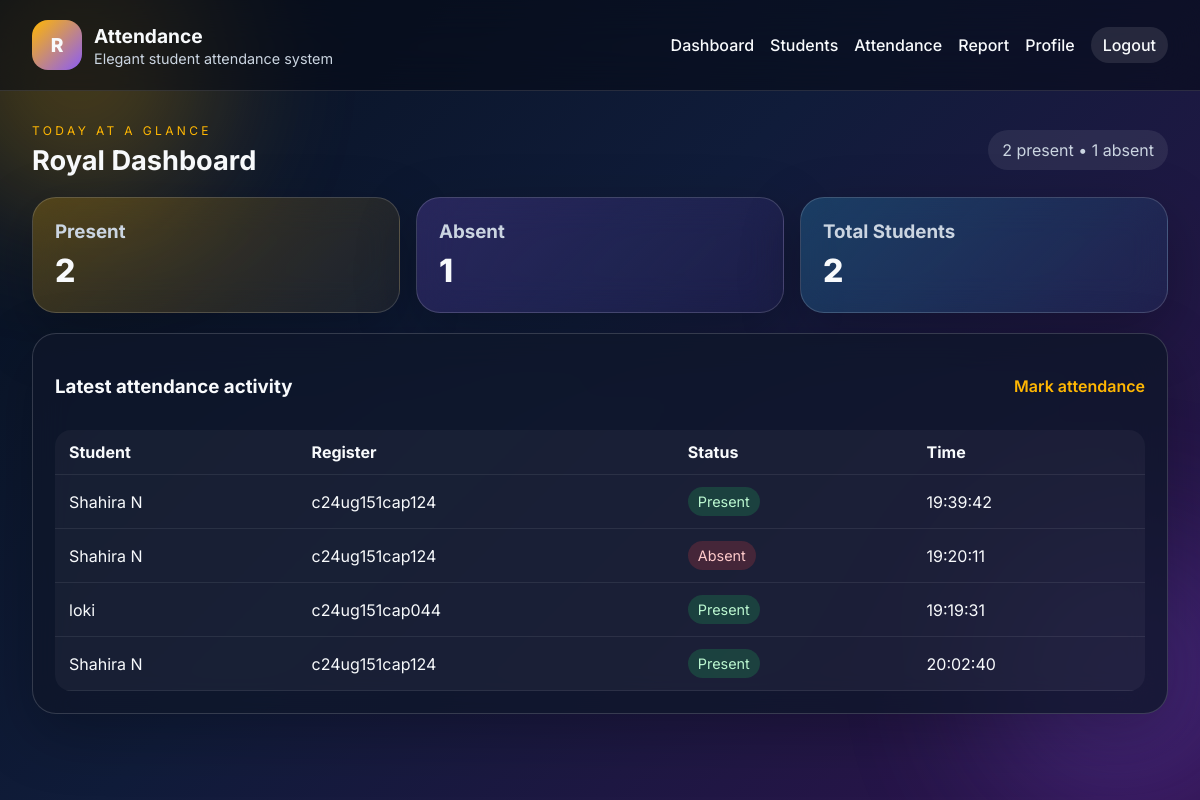
The page /dashboard (signed in) on the database as committed earlier.
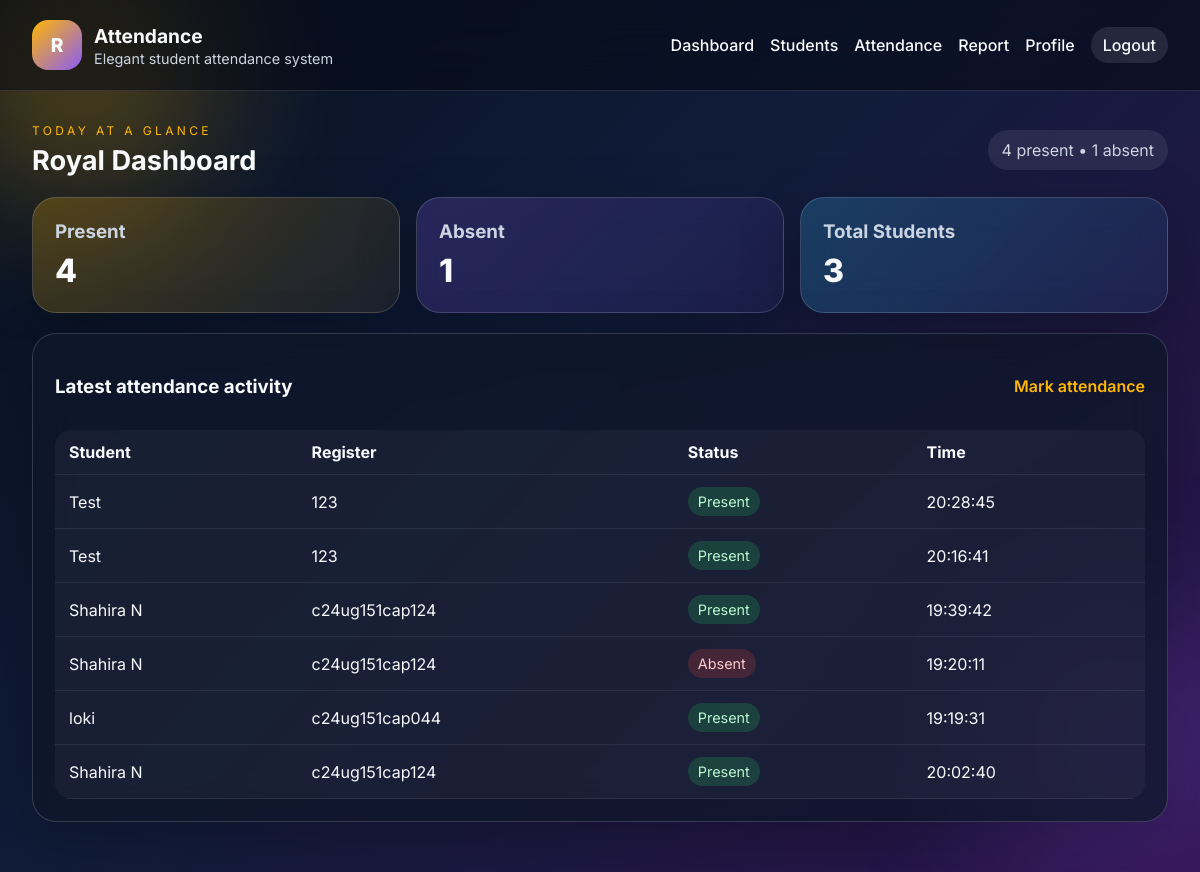
The same page on the database as committed later.
### tables this page shows
CREATE TABLE attendance (
            id INTEGER PRIMARY KEY AUTOINCREMENT,
            student_id INTEGER NOT NULL,
            attendance_date TEXT NOT NULL,
            status TEXT NOT NULL,
            marked_at TEXT NOT NULL,
            FOREIGN KEY (student_id) REFERENCES students (id)
        );

CREATE TABLE students (
            id INTEGER PRIMARY KEY AUTOINCREMENT,
            full_name TEXT NOT NULL,
            register_number TEXT NOT NULL UNIQUE,
            created_at TEXT NOT NULL DEFAULT CURRENT_TIMESTAMP
        );

### app.py (the view)
@app.route('/dashboard')
@login_required
def dashboard():
    stats = get_today_stats()
    recent = get_attendance_records(limit=8)
    return render_template('dashboard.html', stats=stats, recent=recent)

### attendance.py (called while the page is built)
def get_today_stats():
    conn = get_db_connection()
    today = datetime.now().strftime('%Y-%m-%d')
    present = conn.execute(
        'SELECT COUNT(*) as count FROM attendance WHERE attendance_date = ? AND status = ?',
        (today, 'present'),
    ).fetchone()[0]
    absent = conn.execute(
        'SELECT COUNT(*) as count FROM attendance WHERE attendance_date = ? AND status = ?',
        (today, 'absent'),
    ).fetchone()[0]
    total_students = conn.execute('SELECT COUNT(*) as count FROM students').fetchone()[0]
    conn.close()
    return {'present': present, 'absent': absent, 'total_students': total_students}

def get_attendance_records(limit=20):
    conn = get_db_connection()
    rows = conn.execute(
        '''
        SELECT a.id, a.attendance_date, a.status, a.marked_at, s.full_name, s.register_number
        FROM attendance a
        JOIN students s ON s.id = a.student_id
        ORDER BY a.id DESC
        LIMIT ?
        ''',
        (limit,),
    ).fetchall()
    conn.close()
    return [dict(row) for row in rows]

### models.py (called while the page is built)
def get_db_connection():
    conn = sqlite3.connect(Config.DATABASE_PATH)
    conn.row_factory = sqlite3.Row
    return conn

### templates/dashboard.html
{% extends 'base.html' %}
{% block content %}
<div class="page-head">
    <div>
        <p class="eyebrow">Today at a glance</p>
        <h2>Royal Dashboard</h2>
    </div>
    <div class="today-pill">{{ stats.present }} present • {{ stats.absent }} absent</div>
</div>
<div class="stats-grid">
    <div class="stat-card gold">
        <h3>Present</h3>
        <p>{{ stats.present }}</p>
    </div>
    <div class="stat-card purple">
        <h3>Absent</h3>
        <p>{{ stats.absent }}</p>
    </div>
    <div class="stat-card blue">
        <h3>Total Students</h3>
        <p>{{ stats.total_students }}</p>
    </div>
</div>
<section class="panel">
    <div class="panel-head">
        <h3>Latest attendance activity</h3>
        <a href="{{ url_for('attendance') }}">Mark attendance</a>
    </div>
    <div class="table-card">
        <table>
            <thead>
                <tr>
                    <th>Student</th>
                    <th>Register</th>
                    <th>Status</th>
                    <th>Time</th>
                </tr>
            </thead>
            <tbody>
                {% for item in recent %}
                <tr>
                    <td>{{ item.full_name }}</td>
                    <td>{{ item.register_number }}</td>
                    <td><span class="status {{ item.status }}">{{ item.status }}</span></td>
                    <td>{{ item.marked_at }}</td>
                </tr>
                {% else %}
                <tr><td colspan="4">No attendance recorded yet.</td></tr>
                {% endfor %}
            </tbody>
        </table>
    </div>
</section>
{% endblock %}

Rows that differ between the two databases and show on the page:
added attendance: full_name "Test", register_number "123", status "Present", marked_at "20:28:45"
added attendance: full_name "Test", register_number "123", status "Present", marked_at "20:16:41"
Other text that changed with them:
{{ stats.present }}: "2" → "4"
{{ stats.total_students }}: "2" → "3"
